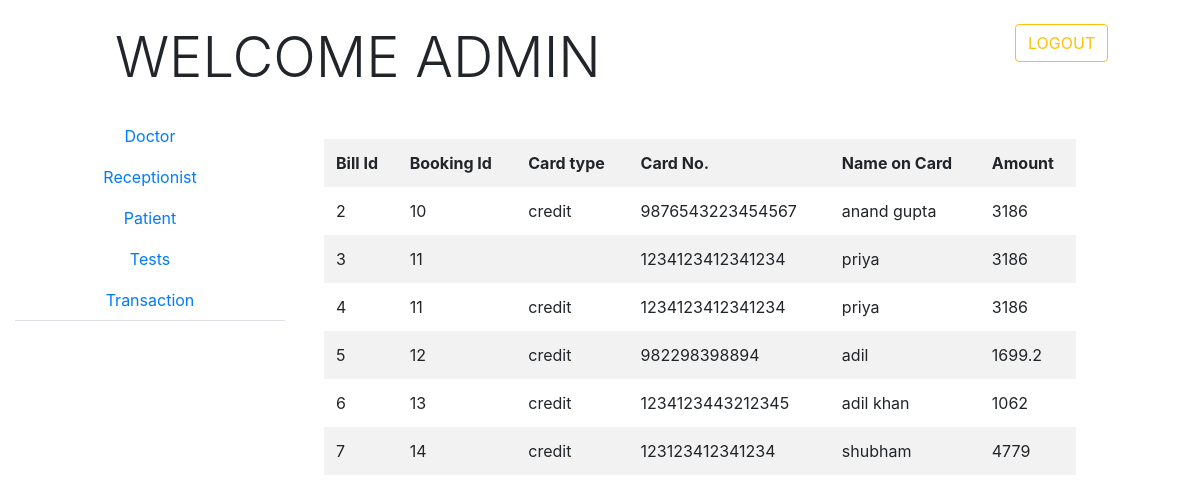
/transactionadmin.php, run on the app's committed database.
### tables this page shows
CREATE TABLE IF NOT EXISTS `transaction` (
  `billid` int(8) NOT NULL AUTO_INCREMENT,
  `bookingid` int(8) NOT NULL,
  `pid` int(8) NOT NULL,
  `ctype` varchar(20) NOT NULL,
  `cno` varchar(20) NOT NULL,
  `amount` varchar(8) NOT NULL,
  `name` varchar(40) NOT NULL,
  `expiry` varchar(40) NOT NULL,
  `cvv` int(3) NOT NULL,
  PRIMARY KEY (`billid`)
);

### operation.php (called while the page is built, shortened)
    <?php
class operation
{
public $con;
function __construct()
{
	$this->con=new mysqli(host,username,password,database);
}
function selectall($sql)
{
	$x=$this->con->query($sql);
	return $x;
}
}
 ?>

### transactionadmin.php (the view, shortened to what this page needs)
<!DOCTYPE html>
<html>
<head>
<?php include("externalfiles.php"); ?>
</head>
<body>
<div class="container-fluid mt-4">
	<div class="row">
		<div class="col-md-1"></div>
				<div class="col-md-9 display-4 ">WELCOME ADMIN</div>
		<div class="col-md-2">
			<form action="logout.php"><button class="btn btn-outline-warning">LOGOUT</button></form>
		</div>
	</div>
</div>
<div class="container-fluid mt-4">
	<div class="row">
		<div class="col-md-3">
			<ul class="nav nav-tabs flex-column text-center">
<li class="nav-item"><a href="doc.php" class="nav-link">Doctor</a></li>
<li class="nav-item"><a href="recp.php"class="nav-link">Receptionist</a></li>
<li class="nav-item"><a href="pat.php" class="nav-link">Patient</a></li>
<li class="nav-item"><a href="test.php" class="nav-link">Tests</a></li>
<li class="nav-item"><a href="transactionadmin.php" class="nav-link">Transaction</a></li>
		</ul>
		</div>
<div class="col-md-8 p-4">
<table class="table table-hover table-striped table-borderless">
	<tr><th>Bill Id</th><th>Booking Id</th>
		<th>Card type</th><th>Card No.</th><th>Name on Card</th><th>Amount</th>
		<?php
include("operation.php");
		 $obj=new operation();
	$sql2="select * from transaction";
	$p=$obj->selectall($sql2);
	while($a=$p->fetch_assoc())
	{ ?>
	</tr>
	<tr><td><?php echo $a['billid'] ?></td>
<td><?php echo $a['bookingid'] ?></td>
<td><?php echo $a['ctype'] ?></td>
<td><?php echo $a['cno'] ?></td>
<td><?php echo $a['name'] ?></td>
<td><?php echo $a['amount'] ?></td>
	</tr>
<?php } ?>
</table>
			</div>
			<div class="col-md-1"></div>
	</div>
</div>
</body>
</html>

### externalfiles.php (shortened to what this page needs)
<link rel="stylesheet" href="https://stackpath.bootstrapcdn.com/bootstrap/4.3.1/css/bootstrap.min.css">

### data on the page
transaction: billid "2", bookingid "10", ctype "credit", cno "9876543223454567", name "anand gupta", amount "3186"
transaction: billid "3", bookingid "11", cno "1234123412341234", name "priya", amount "3186"
transaction: billid "4", bookingid "11", ctype "credit", cno "1234123412341234", name "priya", amount "3186"
transaction: billid "5", bookingid "12", ctype "credit", cno "982298398894", name "adil", amount "1699.2"
transaction: billid "6", bookingid "13", ctype "credit", cno "1234123443212345", name "adil khan", amount "1062"
transaction: billid "7", bookingid "14", ctype "credit", cno "123123412341234", name "shubham", amount "4779"
